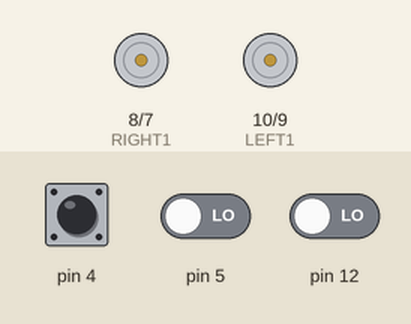
Simulated run of this sketch. Board: Arduino Uno, built with avr-gcc and run on an emulated ATmega328P. On the bench: motor-driver pin pairs drawn as motors (green arrow = first pin HIGH = forward, orange = second pin HIGH = backward, longer = more drive, scaled by the enable pin). The test bench sets the inputs (shaded band); at power-on: pin 5 LOW, pin 4 LOW, pin 12 LOW.

Above: at 1.2 s.
1.3 s: pin 5 driven HIGH
At 2.0 s:
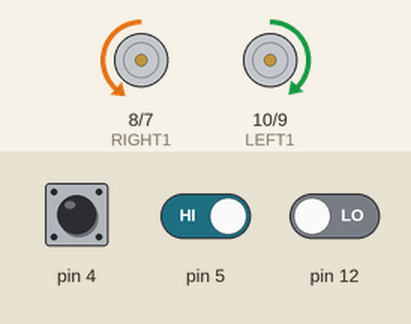
2.8 s: pin 4 driven HIGH
At 3.7 s:
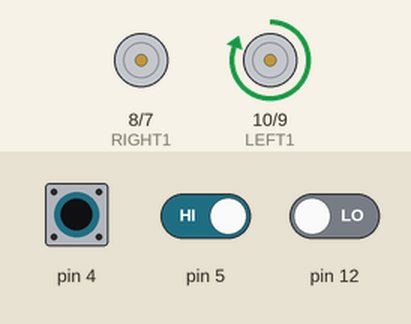
4.3 s: pin 12 driven HIGH
At 5.5 s:
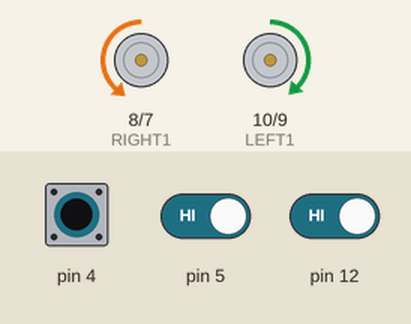
5.8 s: pin 4 driven LOW
At 7.0 s:
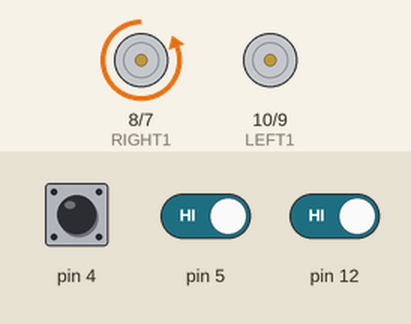
7.3 s: pin 4 pulsed HIGH 2 times (0.12 s each, 0.3 s apart)
At 7.45 s:
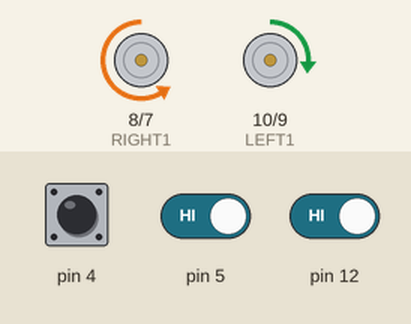
10.3 s: pin 12 driven LOW
At 11.4 s:
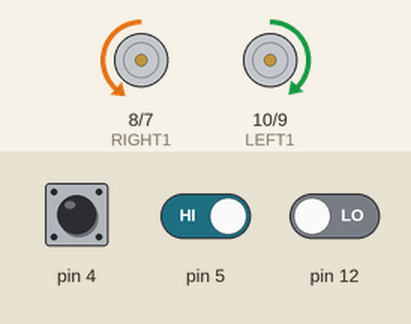
Timing chart, 0 to 12.9 s (numbered marks = the images above; inputs shaded):
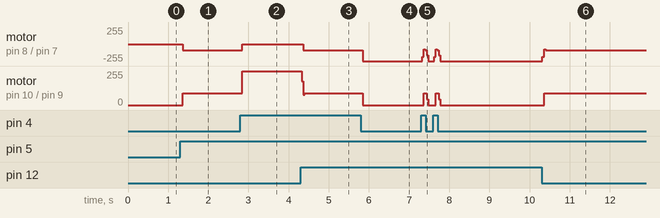

Measured:
- after the input at 1.3 s, motor on pin 8 (RIGHT1) / pin 7 (RIGHT2): stopped → backward 95/255 after 0.07 s; motor on pin 10 (LEFT1) / pin 9 (LEFT2): stopped → forward 90/255 after 0.07 s
- after the input at 2.8 s, motor on pin 8 (RIGHT1) / pin 7 (RIGHT2): backward 95/255 → stopped after 0.05 s; motor on pin 10 (LEFT1) / pin 9 (LEFT2): forward 90/255 → forward 255/255 after 0.05 s
- after the input at 4.3 s, motor on pin 8 (RIGHT1) / pin 7 (RIGHT2): stopped → backward 95/255 after 0.07 s; motor on pin 10 (LEFT1) / pin 9 (LEFT2): forward 255/255 → forward 90/255 at once
- after the input at 5.8 s, motor on pin 8 (RIGHT1) / pin 7 (RIGHT2): backward 95/255 → backward 255/255 after 0.05 s; motor on pin 10 (LEFT1) / pin 9 (LEFT2): forward 90/255 → stopped after 0.05 s
- after the input at 7.3 s, motor on pin 10 (LEFT1) / pin 9 (LEFT2): alternates forward 90/255 for 0.08 s and stopped for 0.22 s, 4 changes in all, then stays stopped, starting after 0.06 s
- after the input at 10.3 s, motor on pin 8 (RIGHT1) / pin 7 (RIGHT2): backward 255/255 → backward 95/255 at once; motor on pin 10 (LEFT1) / pin 9 (LEFT2): stopped → forward 90/255 after 0.06 s

The sketch:

red_three.ino
```cpp
//左馬達控制設定
const byte LEFT1 = 10; //IN1
const byte LEFT2 = 9; //IN2
const byte LEFT_PWM = 11;
//右馬達控制設定
const byte RIGHT1 = 8; //IN3
const byte RIGHT2 = 7; //IN4
const byte RIGHT_PWM = 6;
//設定PWM輸出值(代表的是車子的速度)
byte motorspeed = 255;

void forward(){
  digitalWrite(LEFT1, HIGH);
  digitalWrite(LEFT2, LOW);
  analogWrite(LEFT_PWM, 180);//158 180
  //右輪·因在小車上馬達安装方向左右兩個是相
  digitalWrite(RIGHT1, LOW);
  digitalWrite (RIGHT2, HIGH);
  analogWrite(RIGHT_PWM, 190);//190
}

void turnLeft(){//左轉
  //左輪不動,右輪動(速度為0)
  //analogWrite(LEFT_PWM, 0);
  digitalWrite(RIGHT1, LOW);
  digitalWrite (RIGHT2, HIGH);
  analogWrite(RIGHT_PWM, 255);
  analogWrite(LEFT_PWM, 0);

}

void turnRight(){//右轉
  //右輪不動,左輪動(速度為0)
  digitalWrite(LEFT1, HIGH);
  digitalWrite(LEFT2, LOW);
  analogWrite(LEFT_PWM, 255);
  analogWrite(RIGHT_PWM, 0);
}

void stopMotor() {
  analogWrite(LEFT_PWM, 0);
  analogWrite(RIGHT_PWM, 0);
}

void setup(){
  //設定每一個PIN的模式
  pinMode(LEFT1, OUTPUT);
  pinMode(LEFT2, OUTPUT);
  pinMode(LEFT_PWM, OUTPUT);
  pinMode(RIGHT1, OUTPUT);
  pinMode(RIGHT2, OUTPUT);
  pinMode(RIGHT_PWM, OUTPUT);

  pinMode(5,INPUT);//中
  pinMode(12,INPUT); //左側红外線威測器
  pinMode(4,INPUT);//左側红外線威測器

}
void loop() {
  if (digitalRead(12)==HIGH and digitalRead(4)==LOW ){//左轉
    turnLeft();
    delay(5);
  }else if(digitalRead(4)==HIGH and digitalRead(12)==LOW ){//右轉
    turnRight();
    delay(5);
  }
  else if(digitalRead(5)==HIGH){
    forward();
    delay(5);
    stopMotor();
    delay(5);
  }
  else if(digitalRead(12)==LOW and digitalRead(4)==LOW and digitalRead(5)==LOW){
    stopMotor();
    delay(10);
    }
}
```
